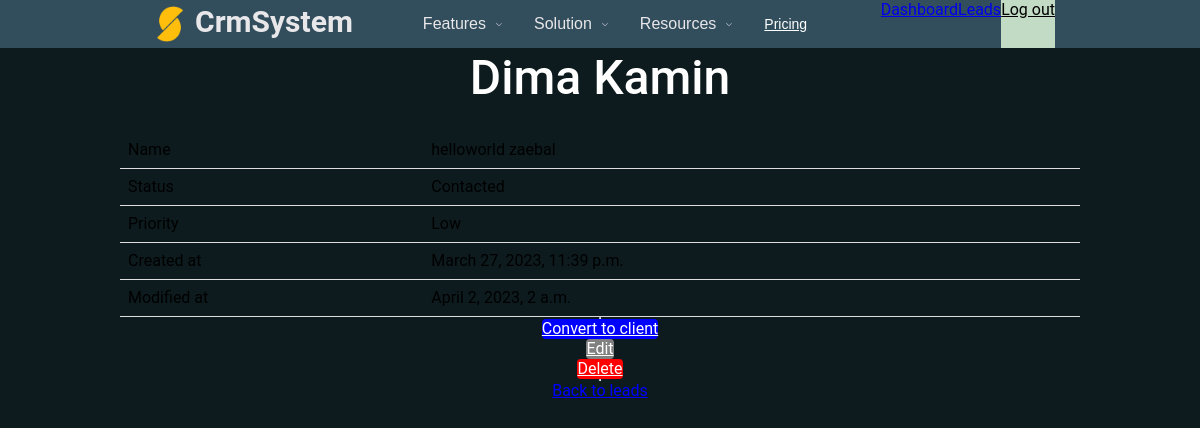
/dasboard/leads/3/ (signed in), run on an earlier commit of the app's database.
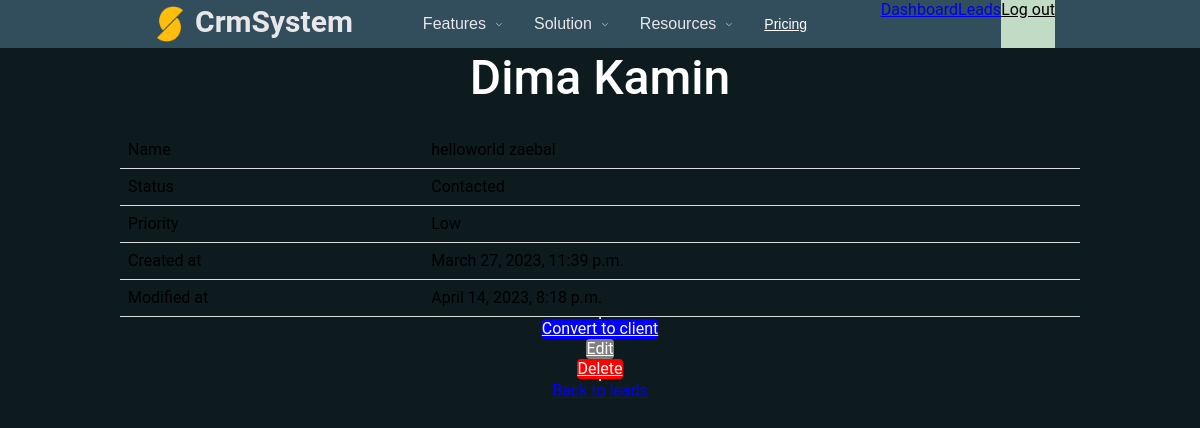
And on a later commit of the database.
### lead/models.py (models this page shows, shortened)
class Lead(models.Model):
	LOW = 'low'
	MEDIUM = 'medium'
	HIGH = 'high'
	CHOICES_PRIORITY = (
		(LOW, 'Low'),
		(MEDIUM, 'Medium'),
		(HIGH, 'High'),
	)
	NEW = 'new'
	CONTACTED = 'contacted'
	WON = 'won'
	LOST = 'lost'
	CHOICES_STATUS = (
		(NEW, 'New'),
		(CONTACTED, 'Contacted'),
		(WON, 'Won'),
		(LOST, 'Lost'),
	)
	name = models.CharField(max_length=255)
	email = models.EmailField()
	descriptions = models.TextField(blank=True, null=True)
	priority = models.CharField(max_length=10, choices=CHOICES_PRIORITY, default=MEDIUM)
	status = models.CharField(max_length=10, choices=CHOICES_STATUS, default=NEW)
	converted_to_client = models.BooleanField(default=False)
	created_by = models.ForeignKey(User, related_name='leads', on_delete=models.CASCADE)
	created_at = models.DateTimeField(auto_now_add=True)
	modified_at = models.DateTimeField(auto_now=True)

### lead/views.py (the view)
# urls.py: path('<int:pk>/', views.leads_detail, name='leads_detail'),
@login_required
def leads_detail(request, pk):
	lead = get_object_or_404(Lead, created_by=request.user, pk=pk)
	return render(request, 'lead/leads_detail.html', {
		'lead': lead
	})

### templates/lead/leads_detail.html (shortened to what this page needs)
{% extends 'core/view/main_page.html' %}
{% block extra_css %}
    <link rel="stylesheet" href="/static/css/lead_detail.css">
{% endblock %}
{% block content %}
    <div class="py-6 px-6">
        <h1 class="mb-6 text-xl">{{ lead.name }}</h1>
        <table class="lead-table">
            {% if lead.descriptions %}
                <tr>
                    <td class="font-semibold">Name</td>
                    <td>{{ lead.descriptions }}</td>
                </tr>
            {% endif %}
            <tr>
                <td class="font-semibold">Status</td>
                <td>{{ lead.get_status_display }}</td>
            </tr>
            <tr>
                <td class="font-semibold">Priority</td>
                <td>{{ lead.get_priority_display }}</td>
            </tr>
            <tr>
                <td class="font-semibold">Created at</td>
                <td>{{ lead.created_at }}</td>
            </tr>
            <tr>
                <td class="font-semibold">Modified at</td>
                <td>{{ lead.modified_at }}</td>
            </tr>
        </table>
        <hr class="my-4">
        <a href="{% url 'leads_convert' lead.id %}" class="btn btn-primary">Convert to client</a>
        <a href="{% url 'edit_lead' lead.id %}" class="btn btn-secondary">Edit</a>
        <a href="{% url 'leads_delete' lead.id %}" class="btn btn-danger">Delete</a>
        <hr class="my-4">
        <a href="{% url 'leads_list' %}" class="btn btn-link">Back to leads</a>
    </div>
{% endblock %}

### templates/core/view/main_page.html (shortened to what this page needs)
<!DOCTYPE html>
<html lang="en">
<head>
    {% block extra_css %}{% endblock %}
    <link rel="stylesheet" type="text/css" href="/static/css/main.css">
</head>
<body>
    <header class="BigNavStyles">
      <div class="global-navigation w-nav">
        <div class="containerN NavBar w-NavBar">
         <a class="logo-wrapper w-nav-logo w--current" href="/">
            <img class="logo" src="/static/img/semicircle.png" width="50px">CrmSystem
          </a>
         <nav role="navigation" class="nav-menu w-naw-menu">
          <div class="buttons_in">
            <div class="nav-link-dropdown w-dropdown" style="max-width: 1200px;">
              <div class="nav-dropdown w-dropdown-toggle" role="button" tabindex="0">
                <div class="nav-dropdown-text">Features</div>
                <img src="/static/img/scroll-down.png" width="10px" class="down-arrow-icon" alt="Down arrow icon">
              </div>
            </div>
            <div class="nav-link-dropdown w-dropdown" style="max-width: 1200px;">
              <div class="nav-dropdown w-dropdown-toggle" role="button" tabindex="0">
                <div class="nav-dropdown-text">Solution</div>
                <img src="/static/img/scroll-down.png" width="10px" class="down-arrow-icon" alt="Down arrow icon">
              </div>
            </div>
            <div class="nav-link-dropdown w-dropdown" style="max-width: 1200px;">
              <div class="nav-dropdown w-dropdown-toggle" role="button" tabindex="0">
                <div class="nav-dropdown-text">Resources</div>
                <img src="/static/img/scroll-down.png" width="10px" class="down-arrow-icon" alt="Down arrow icon">
              </div>
            </div>
            <a href="/pricing" class="nav-link w-nav-link" style="max-width: 1200px;">Pricing</a>
          </div>
             <div class="buttons_in_group">
                 {% if request.user.is_authenticated %}
                     <a class="login" href="{% url 'dashboard' %}">Dashboard</a>
                     <a class="login" href="{% url 'leads_list' %}">Leads</a>
                     <a class="Sign in" href="{% url 'logout' %}">Log out</a>
                 {% else %}
                     <a class="nav-link w-nav-link" href="{% url 'login' %}" style="max-width: 1200px;">Log in</a>
                     <a class="Sign nav-link w-nav-link" href="{% url 'sign' %}" style="max-width: 1200px;">Sign in</a>
                 {% endif %}
             </div>
         </nav>
        </div>
      </div>
    </header>
    {% block content %}
    {% endblock %}
</body>
</html>

### static/css/lead_detail.css (style rules this page uses)
table { border-collapse: collapse; width: 80%; margin: 0 auto; }
th, td { padding: 8px; text-align: left; border-bottom: 1px solid #ddd; }
.btn { border-radius: 0.25rem; display: inline-block; margin: 0 auto; }
.btn-primary { background-color: blue; color: #fff; }
.btn-secondary { background-color: gray; color: #fff; }
.btn-danger { background-color: red; color: #fff; }
.btn-link { color: blue; text-decoration: underline; }
.lead-table { margin: 0 auto; }
.py-6 { display: flex; flex-direction: column; align-items: center; }

### static/css/main.css (style rules this page uses)
* { box-sizing: border-box; margin: 0; padding: 0; }
body { margin: 0; min-height: 100%; min-width: 320px; font-family: 'Roboto', sans-serif; text-rendering: optimizeLegibility; font-size: 16px; background-color: #0D1B1E; line-height: 20px; }
.global-navigation { height: 48px; background-color: #324d5c; }
.BigNavStyles { position: -webkit-sticky; position: sticky; top: 0; z-index: 9; width: 100%; }
article, aside, details, figcaption, figure, footer, header, hgroup, main, menu, nav, section, summary { display: block; }
* { -webkit-box-sizing: border-box; box-sizing: border-box; }
.NavBar { display: flex; height: 100%; max-width: 1200px; margin-right: auto; margin-left: auto; background-image: none; }
.containerN { width: 100%; max-width: 1200px; padding-right: 15px; padding-bottom: 0; padding-left: 15px; align-items: center; }
.w-NavBar { margin-left: auto; margin-right: auto; max-width: 940px; }
.logo-wrapper.w--current { margin-right: 15px; }
.logo-wrapper { flex: 0 0 auto; }
.w-nav-logo { position: relative; float: left; text-decoration: none; font-size: 30px; font-weight: 700; color: #e8e7ea; }
.logo { max-width: none; }
img { border: 0; vertical-align: middle; display: inline-block; max-width: 100%; }
.nav-menu { display: flex; width: 100%; justify-content: space-between; flex: 0 auto; }
.buttons_in { display: flex; align-items: center; margin-left: 40px; }
.nav-link-dropdown { position: relative; display: block; height: 48px; padding: 0; flex-direction: row; justify-content: flex-start; align-items: center; opacity: 1; transform: translate(0,0); transition: background-color .2s ease-in-out; font-family: 'Montserrat Quaderno',sans-serif; color: #fff; font-size: .875rem; font-weight: 500; }
.w-dropdown { display: inline-block; position: relative; text-align: left; margin-left: auto; margin-right: auto; z-index: 900; }
.nav-dropdown { display: flex; height: 48px; padding: 0 15px; justify-content: flex-start; align-items: center; color: #d6dbde; }
.w-dropdown-toggle { -webkit-user-select: none; user-select: none; cursor: pointer; }
.down-arrow-icon { margin-left: 8px; padding-left: 0; }
.nav-dropdown img { border: 0; vertical-align: middle; display: inline-block; max-width: 100%; }
.nav-dropdown-text { border: none; background: none; font-size: 16px; font-weight: 500; color: #e8e7ea; cursor: pointer; transition: all 0.3s ease; }
.nav-link { position: relative; display: flex; height: 48px; padding: 0 15px; flex-direction: row; justify-content: center; align-items: center; opacity: 1; transform: translate(0,0); transition: background-color .2s ease-in-out; font-family: 'Montserrat Quaderno',sans-serif; color: #fff; font-size: .875rem; font-weight: 500; }
.buttons_in_group { display: flex; }
.Sign { background-color: hsl(125, 25%, 81%); color: #000000; }
h1 { font-weight: 500; font-size: 3rem; line-height: 1.25; margin-bottom: 0.5em; margin-top: 0px; color: #fff; }

What changed in the data, as far as the page shows it:
changed Lead "Dima Kamin": modified_at "April 2, 2023, 2 a.m." → "April 14, 2023, 8:18 p.m."
